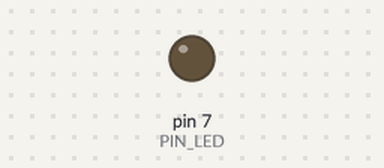
Recording of a sketch running on a simulated Arduino Uno, built with avr-gcc and run on an emulated ATmega328P. On the bench: output pins drawn as LEDs (lit = HIGH). Dashed ring = blinking. At 2.0 s the program stops and its outputs stay as they are.

Above: at 0.5 s.
At 1.85 s:
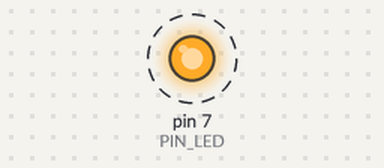
Timing chart, 0 to 3.0 s (numbered marks = the images above):
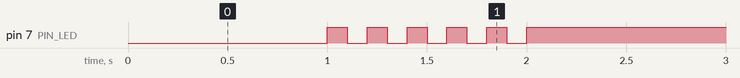

Measured:
- by itself, pin 7 (PIN_LED): alternates HIGH for 0.10 s and LOW for 0.10 s, 11 changes in all, then stays HIGH

The sketch:

05_practice_2.ino
```cpp
#define PIN_LED 7
int count=0;

void setup() {
  pinMode(PIN_LED, OUTPUT);
  Serial.begin(115200);
}

void loop(){
  count += 1;

  if (count == 1)
  {
  digitalWrite(PIN_LED, 0);
  delay(1000);
  }

  digitalWrite(PIN_LED, 1);
  delay(100);
  digitalWrite(PIN_LED, 0);
  delay(100);

  if (count == 5)
  {
    digitalWrite(PIN_LED, 1);
    while (1){}
  }
}
```
